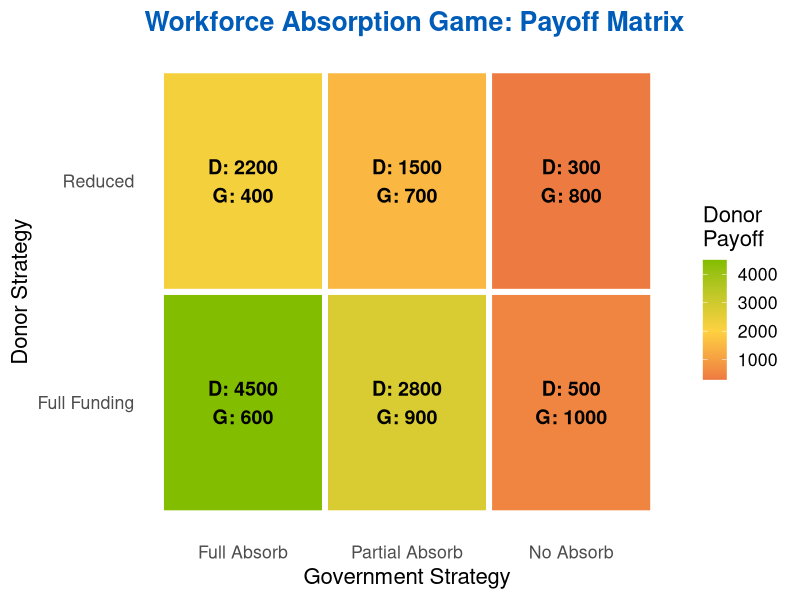
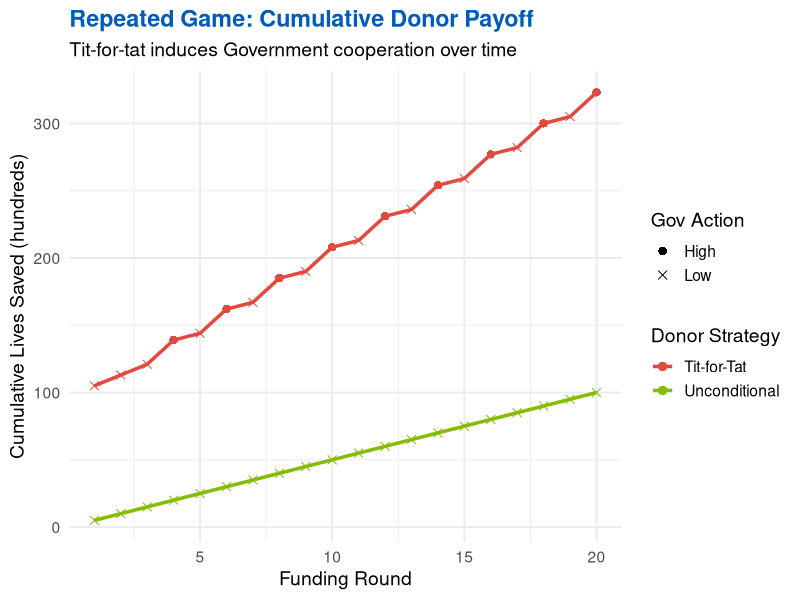

Write R code to recreate these figures, in order.
## ---- chunk 1
#| label: nash-equilibrium
#| echo: true

# Define the Workforce Absorption Game (2-player, 2x3 reduced to 2x2)
# Payoffs: list(Donor, Government)

# Donor strategies: Full Funding, Reduced Funding (rows)
# Gov strategies: Full Absorb, No Absorb (columns, simplified)

donor_payoffs <- matrix(c(4500, 2200,   # Full Absorb column
                          500,  300),    # No Absorb column
                        nrow = 2, ncol = 2,
                        dimnames = list(
                          Donor = c("Full Funding", "Reduced"),
                          Gov = c("Full Absorb", "No Absorb")))

gov_payoffs <- matrix(c(600, 400,     # Full Absorb column
                        1000, 800),   # No Absorb column
                      nrow = 2, ncol = 2,
                      dimnames = list(
                        Donor = c("Full Funding", "Reduced"),
                        Gov = c("Full Absorb", "No Absorb")))

# Find Nash Equilibria by checking best responses
find_nash <- function(p1, p2) {
  nr <- nrow(p1); nc <- ncol(p1)
  nash <- list()
  for (i in 1:nr) {
    for (j in 1:nc) {
      # Is i a best response for Player 1 given Player 2 plays j?
      p1_br <- p1[i, j] == max(p1[, j])
      # Is j a best response for Player 2 given Player 1 plays i?
      p2_br <- p2[i, j] == max(p2[i, ])
      if (p1_br & p2_br) {
        nash <- c(nash, list(c(row = i, col = j)))
      }
    }
  }
  nash
}

ne <- find_nash(donor_payoffs, gov_payoffs)
cat("Nash Equilibria:\n")
for (eq in ne) {
  cat(sprintf("  (%s, %s) -> Donor: %d, Gov: %d\n",
              rownames(donor_payoffs)[eq[1]],
              colnames(donor_payoffs)[eq[2]],
              donor_payoffs[eq[1], eq[2]],
              gov_payoffs[eq[1], eq[2]]))
}
# Expected output: (Full Funding, No Absorb) -> Donor: 500, Gov: 1000
## ---- chunk 2
#| label: payoff-heatmap
#| echo: true
#| fig-width: 10
#| fig-height: 5

library(ggplot2)
library(tidyr)

# Build tidy data for both players
game_df <- expand.grid(
  Donor = c("Full Funding", "Reduced"),
  Gov = c("Full Absorb", "Partial Absorb", "No Absorb")
)
game_df$Donor_Payoff <- c(4500, 2200, 2800, 1500, 500, 300)
game_df$Gov_Payoff   <- c(600,  400,  900,  700,  1000, 800)
game_df$Total        <- game_df$Donor_Payoff + game_df$Gov_Payoff
game_df$Label <- paste0("D: ", game_df$Donor_Payoff,
                        "\nG: ", game_df$Gov_Payoff)

# Factor ordering
game_df$Donor <- factor(game_df$Donor,
                        levels = c("Full Funding", "Reduced"))
game_df$Gov   <- factor(game_df$Gov,
                        levels = c("Full Absorb", "Partial Absorb",
                                   "No Absorb"))

ggplot(game_df, aes(x = Gov, y = Donor, fill = Donor_Payoff)) +
  geom_tile(color = "white", linewidth = 2) +
  geom_text(aes(label = Label), size = 5, fontface = "bold") +
  scale_fill_gradient2(low = "#E24A3F", mid = "#FED141",
                       high = "#83BD00", midpoint = 2000,
                       name = "Donor\nPayoff") +
  labs(title = "Workforce Absorption Game: Payoff Matrix",
       x = "Government Strategy", y = "Donor Strategy") +
  theme_minimal(base_size = 16) +
  theme(panel.grid = element_blank(),
        plot.title = element_text(color = "#005CB9", face = "bold"))
## ---- chunk 3
#| label: backward-induction
#| echo: true

# Extensive form: Donor moves first, Government observes and responds
# Define terminal payoffs: (Donor, Gov)
terminal <- list(
  "Full->FullAbsorb"    = c(D = 4500, G = 600),
  "Full->PartialAbsorb" = c(D = 2800, G = 900),
  "Full->NoAbsorb"      = c(D = 500,  G = 1000),
  "Reduced->FullAbsorb"    = c(D = 2200, G = 400),
  "Reduced->PartialAbsorb" = c(D = 1500, G = 700),
  "Reduced->NoAbsorb"      = c(D = 300,  G = 800)
)

# Step 1: Government's best response at each information set
gov_after_full <- terminal[grep("^Full->", names(terminal))]
gov_br_full <- names(which.max(sapply(gov_after_full, `[`, "G")))
cat("Gov best response after Full Funding:", gov_br_full, "\n")
cat("  Payoffs:", gov_after_full[[gov_br_full]], "\n\n")

gov_after_reduced <- terminal[grep("^Reduced->", names(terminal))]
gov_br_reduced <- names(which.max(sapply(gov_after_reduced, `[`, "G")))
cat("Gov best response after Reduced:", gov_br_reduced, "\n")
cat("  Payoffs:", gov_after_reduced[[gov_br_reduced]], "\n\n")

# Step 2: Donor anticipates and chooses
donor_full    <- gov_after_full[[gov_br_full]]["D"]
donor_reduced <- gov_after_reduced[[gov_br_reduced]]["D"]
cat("Donor payoff if Full:", donor_full, "\n")
cat("Donor payoff if Reduced:", donor_reduced, "\n")
cat("Donor optimal choice:",
    ifelse(donor_full >= donor_reduced, "Full Funding", "Reduced"), "\n")

# SPE: (Full Funding, Gov always plays No Absorb)
# Donor gets 500 lives — motivating the need for conditionality
## ---- chunk 4
#| label: repeated-game
#| echo: true
#| fig-width: 10
#| fig-height: 5

library(ggplot2)

# Simulate repeated interaction with tit-for-tat strategy
# Donor uses conditional strategy: fund high if Gov cooperated last round
set.seed(42)
n_rounds <- 20

# Strategy profiles
simulate_repeated <- function(donor_strategy, n = 20) {
  donor_action <- character(n)
  gov_action   <- character(n)
  donor_payoff <- numeric(n)
  gov_payoff   <- numeric(n)

  # Payoffs per round (lives saved in hundreds)
  payoff_matrix <- list(
    "High_High" = c(D = 24, G = 7),
    "High_Low"  = c(D = 5,  G = 10),
    "Low_High"  = c(D = 18, G = 5),
    "Low_Low"   = c(D = 8,  G = 6)
  )

  for (t in 1:n) {
    # Donor strategy
    if (donor_strategy == "unconditional") {
      donor_action[t] <- "High"
    } else if (donor_strategy == "tit_for_tat") {
      donor_action[t] <- if (t == 1) "High"
                          else if (gov_action[t-1] == "High") "High"
                          else "Low"
    }
    # Government: rational, but learns from consequences
    # Starts by free-riding, switches to cooperate if punished
    if (t <= 3) {
      gov_action[t] <- "Low"  # Test the donor
    } else if (donor_strategy == "tit_for_tat" &
               donor_action[t] == "Low") {
      gov_action[t] <- "High"  # Cooperate after punishment
    } else {
      gov_action[t] <- "Low"   # Free-ride if no punishment
    }

    key <- paste0(donor_action[t], "_", gov_action[t])
    donor_payoff[t] <- payoff_matrix[[key]]["D"]
    gov_payoff[t]   <- payoff_matrix[[key]]["G"]
  }

  data.frame(round = 1:n, donor_action, gov_action,
             donor_payoff, gov_payoff)
}

# Compare unconditional vs tit-for-tat
uncond <- simulate_repeated("unconditional")
uncond$strategy <- "Unconditional"
tft <- simulate_repeated("tit_for_tat")
tft$strategy <- "Tit-for-Tat"
results <- rbind(uncond, tft)

ggplot(results, aes(x = round, y = cumsum(donor_payoff),
                    color = strategy)) +
  geom_line(linewidth = 1.2) +
  geom_point(aes(shape = gov_action), size = 2.5) +
  scale_color_manual(values = c("#E24A3F", "#83BD00")) +
  scale_shape_manual(values = c(High = 16, Low = 4),
                     name = "Gov Action") +
  labs(title = "Repeated Game: Cumulative Donor Payoff",
       subtitle = "Tit-for-tat induces Government cooperation over time",
       x = "Funding Round", y = "Cumulative Lives Saved (hundreds)",
       color = "Donor Strategy") +
  theme_minimal(base_size = 14) +
  theme(plot.title = element_text(color = "#005CB9", face = "bold"))
